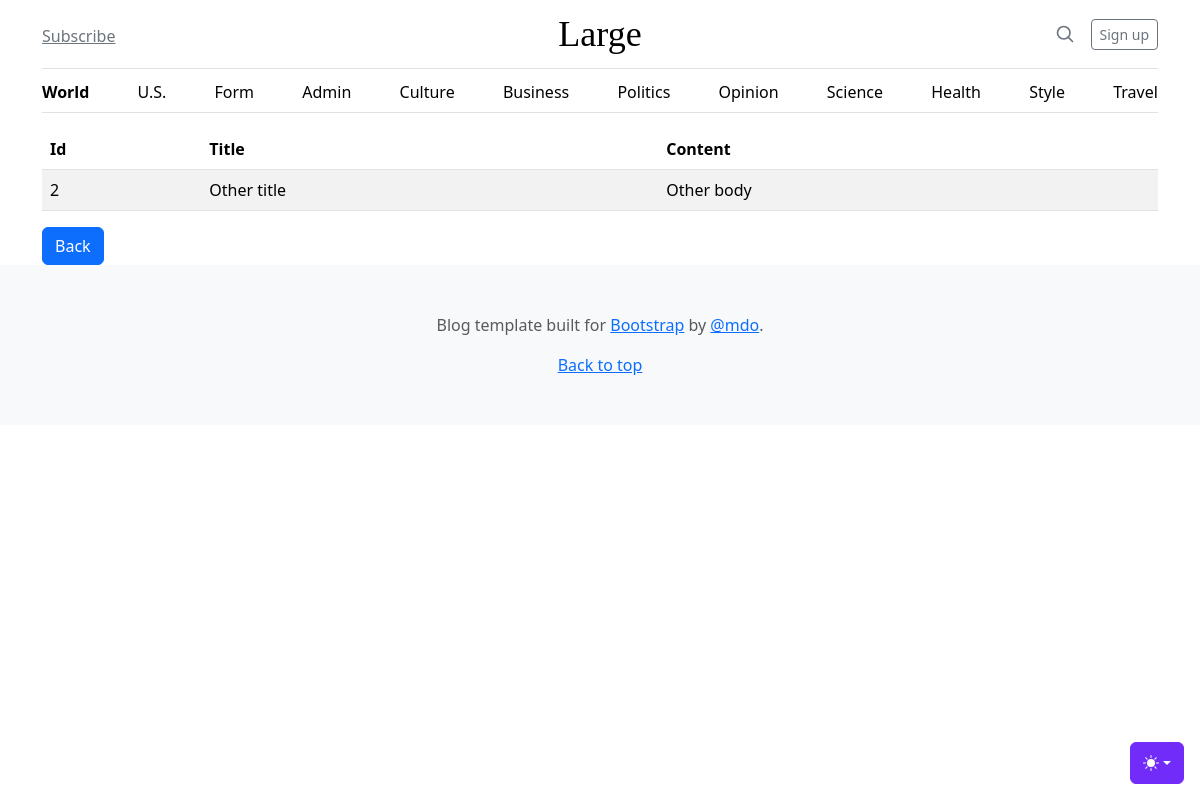
/admin/posts/2, run on an earlier commit of the app's database.
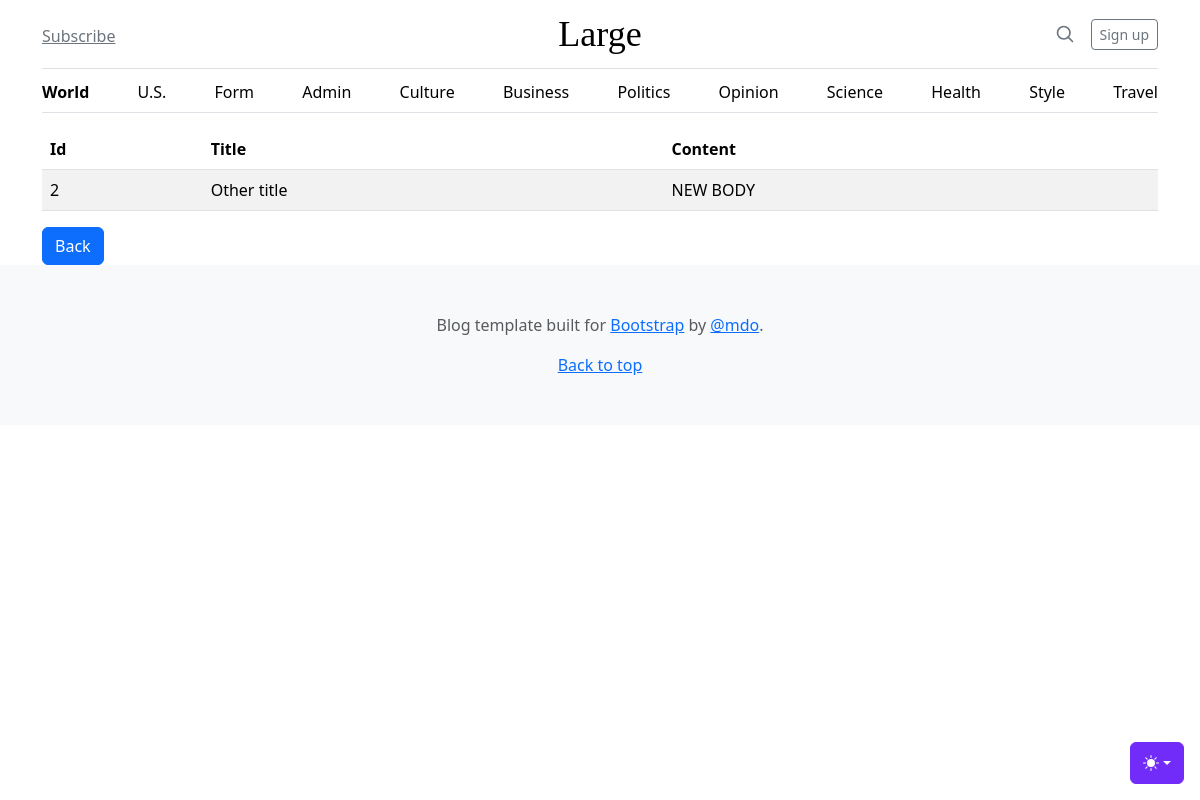
And on a later commit of the database.
### tables this page shows
CREATE TABLE posts
(
    id    integer
        constraint posts_pk
            primary key autoincrement,
    title text not null,
    body  text not null
);

### helpers.php (called while the page is built, shortened)
<?php
function view($viewName, $vars=[]){
    extract($vars);
    include __DIR__ . "/views/$viewName.php";
}

### src/Controllers/PostsController.php (called while the page is built, shortened)
<?php
class PostsController
{
  public function getById($id)
  {
    $post = Post::getById($id);
    view('posts/view', compact('post'));
  }
}

### src/DB.php (called while the page is built, shortened)
<?php
class DB
{
  private $conn;
  public function __construct()
  {
    try {
      $this->conn = new PDO('sqlite:' . __DIR__ . '/../db.sqlite');
      $this->conn->setAttribute(PDO::ATTR_ERRMODE, PDO::ERRMODE_EXCEPTION);
    } catch (PDOException $e) {
      echo "Connection failed: " . $e->getMessage();
    }
  }
  public function selectById($table, $class, $id)
  {
    $stmt = $this->conn->prepare("SELECT * FROM $table WHERE id=$id");
    $stmt->execute();
    $stmt->setFetchMode(PDO::FETCH_CLASS, $class);
    return $stmt->fetch();
  }
}

### src/Models/Model.php (called while the page is built, shortened)
<?php
class Model
{
  public static $table;
  public static function getById($id)
  {
    $db = new DB();
    return $db->selectById(static::$table, static::class, $id);
  }
}

### views/posts/view.php (the view, shortened to what this page needs)
<main class="container">
  <table class="table table-striped table-hoverable">
    <thead>
      <th>Id</th>
      <th>Title</th>
      <th>Content</th>
    </thead>
    <tbody>
      <tr>
        <td><?= $post->id ?></td>
        <td><?= $post->title ?></td>
        <td><?= $post->body ?></td>
      </tr>
    </tbody>
  </table>
  <a class="btn btn-primary" href="/admin/posts">Back</a>
</main>

What changed in the data, as far as the page shows it:
changed posts "Other title": body "Other body" → "NEW BODY"
